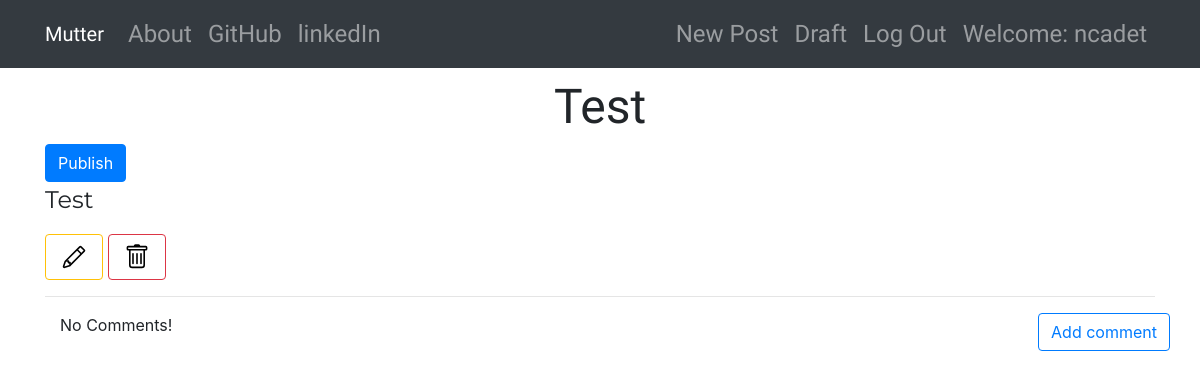
Before: /post/2/ (signed in) with the older database file.
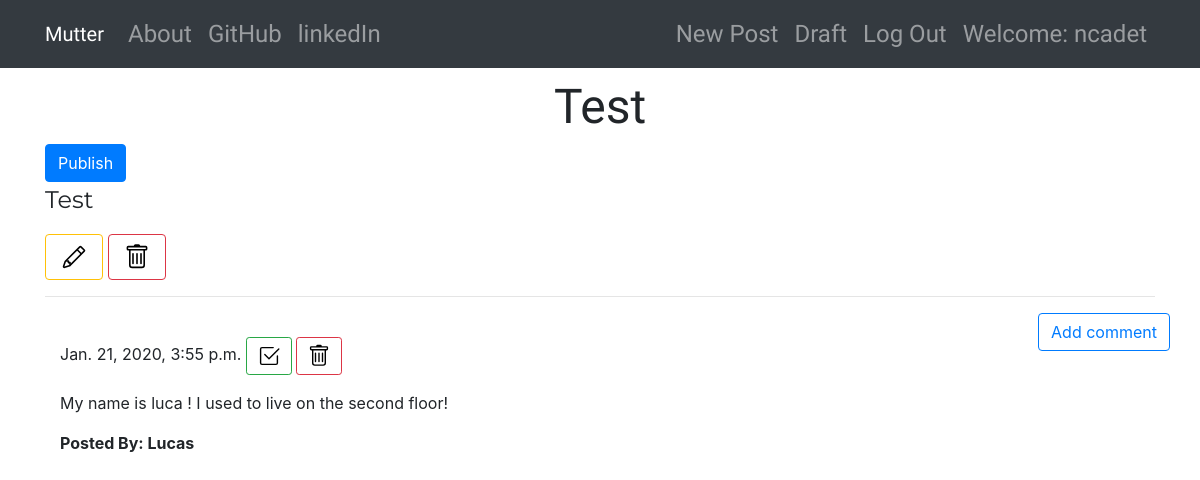
After: the same page with the newer database file.
### blog/models.py (models this page shows, shortened)
class Comment(models.Model):
    post = models.ForeignKey('blog.Post', related_name='comments', on_delete=models.CASCADE)
    author = models.CharField(max_length=30)
    text = models.TextField()
    create_date = models.DateTimeField(default=timezone.now())
    approved_comment = models.BooleanField(default=False)

### blog/views.py (the view)
# urls.py: re_path(r'^post/(?P<pk>\d+)/$', views.PostDetailView.as_view(), name='post_detail'),
class PostDetailView(DetailView):
    model = Post

### blog/templates/blog/post_detail.html (shortened to what this page needs)
{% extends "blog/base.html" %}
{% block body_block %}
    <h1 class="posttitle loader">{{post.title}}</h1>
    {% if post.published_date %}
    <div class="date postdate">
        {{post.published_date}}
    </div>
    {% else %}
    <a href="{% url 'post_publish' pk=post.pk %}" class="btn btn-primary">Publish</a>
    {% endif %}
    <p class="postcontent">{{ post.text|safe|linebreaksbr }}</p>
    {% if user.is_authenticated %}
        <a class="btn btn-outline-warning" href="{% url 'post_edit' pk=post.pk %}">
        </a>
        <a class="btn btn-outline-danger" href="{% url 'post_remove' pk=post.pk %}">
        </a>
    {% endif %}
    <hr>
    <a class="btn btn-outline-primary btn-comment" href="{% url 'add_comment_to_post' pk=post.pk %}">Add comment</a>
    <div class="container">
        {% for comment in post.comments.all %}
        <br>
            <section class="">
                {% if user.is_authenticated or comment.approved_comment %}
                    {{comment.create_date}}
                        {% if not comment.approved_comment %}
                        <a class="btn btn-outline-success btn-sm" href="{% url 'comment_approve' pk=comment.pk %}">
                        </a>
                        <a class="btn btn-outline-danger btn-sm" href="{% url 'comment_remove' pk=comment.pk %}">
                        </a>
                        {% endif %}
                    <p>{{comment.text|safe|linebreaks}}</p>
                    <p class="font-weight-bold">Posted By: {{ comment.author }}</p>
                {% endif %}
            </section>
            {% empty %}
            <p>No Comments!</p>
        {% endfor %}
    </div>
{% endblock %}

Changed rows visible on the page:
added Comment: create_date "Jan. 21, 2020, 3:55 p.m.", approved_comment False (drawn), text "My name is luca ! I used to live on the second floor!", author "Lucas"
Other visible differences:
text no longer shown: "No Comments!"
